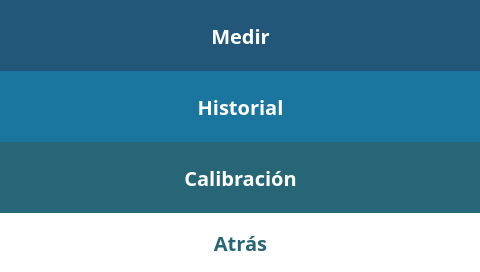
<?xml version="1.0" encoding="UTF-8"?>
<ui version="4.0">
 <class>MainWindow</class>
 <widget class="QMainWindow" name="MainWindow">
  <property name="geometry">
   <rect>
    <x>0</x>
    <y>0</y>
    <width>480</width>
    <height>272</height>
   </rect>
  </property>
  <property name="windowTitle">
   <string>MainWindow</string>
  </property>
  <property name="styleSheet">
   <string notr="true">background-color: white;
font-family: Poppins;
font-size:20px;
font-weight: 500;</string>
  </property>
  <widget class="QWidget" name="centralwidget">
   <property name="styleSheet">
    <string notr="true">QPushButton {
	height: 50px;
	border: none;
}</string>
   </property>
   <widget class="QPushButton" name="calibrationBtn">
    <property name="geometry">
     <rect>
      <x>0</x>
      <y>142</y>
      <width>481</width>
      <height>71</height>
     </rect>
    </property>
    <property name="styleSheet">
     <string notr="true">QPushButton {
	background-color: #266676;
	color: white;
}</string>
    </property>
    <property name="text">
     <string>Calibración</string>
    </property>
    <property name="iconSize">
     <size>
      <width>50</width>
      <height>50</height>
     </size>
    </property>
   </widget>
   <widget class="QPushButton" name="monitoringBtn">
    <property name="geometry">
     <rect>
      <x>0</x>
      <y>0</y>
      <width>481</width>
      <height>71</height>
     </rect>
    </property>
    <property name="styleSheet">
     <string notr="true">QPushButton {
	background-color: #22577a;
	color: white;
}</string>
    </property>
    <property name="text">
     <string>Medir</string>
    </property>
    <property name="iconSize">
     <size>
      <width>50</width>
      <height>50</height>
     </size>
    </property>
   </widget>
   <widget class="QPushButton" name="historyBtn">
    <property name="geometry">
     <rect>
      <x>0</x>
      <y>71</y>
      <width>481</width>
      <height>71</height>
     </rect>
    </property>
    <property name="styleSheet">
     <string notr="true">QPushButton {
	background-color: #1a759f;
	color: white;
}</string>
    </property>
    <property name="text">
     <string>Historial</string>
    </property>
    <property name="iconSize">
     <size>
      <width>50</width>
      <height>50</height>
     </size>
    </property>
   </widget>
   <widget class="QPushButton" name="backBtn">
    <property name="geometry">
     <rect>
      <x>0</x>
      <y>213</y>
      <width>481</width>
      <height>59</height>
     </rect>
    </property>
    <property name="styleSheet">
     <string notr="true">QPushButton {
	background-color: white;
	color: #266676;
}</string>
    </property>
    <property name="text">
     <string>Atrás</string>
    </property>
    <property name="iconSize">
     <size>
      <width>50</width>
      <height>50</height>
     </size>
    </property>
   </widget>
  </widget>
 </widget>
 <resources/>
 <connections/>
</ui>
